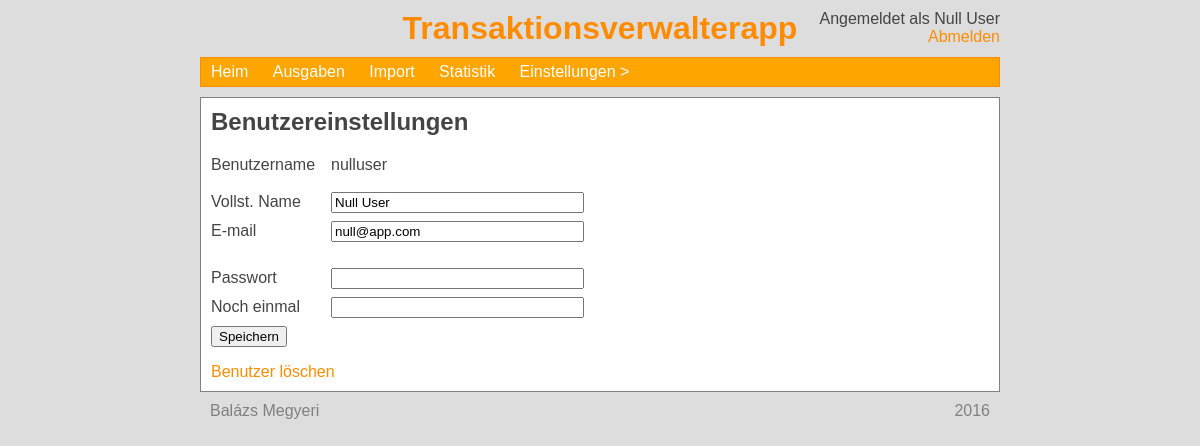
/set_user.php (signed in), run on the app's committed database.
### tables this page shows
CREATE TABLE `user` (
  `no` int(11) NOT NULL,
  `user` varchar(50) NOT NULL,
  `password` char(40) NOT NULL,
  `name` varchar(50) NOT NULL,
  `email` varchar(100) NOT NULL
);

### htdocs/set_user.php (the view, shortened to what this page needs)
<?php
include 'head.php';
echo '<h2>Benutzereinstellungen</h2>';
$mysqli->real_query("SELECT * FROM user WHERE no = $userNo LIMIT 1");
$result = $mysqli->use_result();
$user = $result->fetch_assoc();
echo "<form method='post'>";
echo "<label>Benutzername</label>$user[user]<br><br>";
echo "<label style='width:120px; margin-bottom:10px;'>Vollst. Name</label>";
echo "<input type='text' name='name' style='width:253px;' value='$user[name]'><br>";
echo "<label style='width:120px; margin-bottom:10px;'>E-mail</label>";
echo "<input type='text' name='email' style='width:253px;' value='$user[email]'><br><br>";
echo "<label style='width:120px; margin-bottom:10px;'>Passwort</label>";
echo "<input type='password' name='password1' style='width:253px;'><br>";
echo "<label style='width:120px; margin-bottom:10px;'>Noch einmal</label>";
echo "<input type='password' name='password2' style='width:253px;'><br>";
echo "<input type='submit' name='save' value='Speichern'>";
echo "</form>";
echo "<p><a href='/settings/user/delete'>Benutzer löschen</a></p>";
include 'foot.php';
?>

### htdocs/head.php (shortened to what this page needs)
<?php
include 'login.php';
$userNo = $_COOKIE['userNo'];
$mysqli->real_query(
    "SELECT *
    FROM user
    WHERE no = $userNo"
);
$result = $mysqli->use_result();
$row = $result->fetch_assoc();
$userName = $row['name'];
?>
<html>
<head>
    <link type="text/css" rel="stylesheet" href="/css/style.css">
    <link type="text/css" rel="stylesheet" href="/css/menu.css">
    <link type="text/css" rel="stylesheet" href="/css/alertbox.css">
</head>
<body>
    <div style="position:absolute; right:0px; text-align:right;">
        Angemeldet als <?php echo $userName; ?><br>
        <a href="/logout/">Abmelden</a>
    </div>
    <h1 id="title">Transaktionsverwalterapp</h1>
    <div id="menuBar"><nav><ul>
        <li><a href="/">Heim</a></li>
        <li><a href="/expenses">Ausgaben</a></li>
        <li><a href="/import">Import</a></li>
        <li><a href="/stats">Statistik</a></li>
        <li><a href="/settings">Einstellungen</a>
        </li>
    </ul></nav></div>
    <div id="main">

### htdocs/css/style.css (style rules this page uses)
body { background-color:#DDD; color: #444; width:800px; margin:auto; margin-top:10px; font-family: "Trebuchet MS", Helvetica, sans-serif; position:relative; }
div { overflow: auto; }
a { color: darkorange; text-decoration: none; }
div#main { background-color:white; border:1px solid grey; padding:10px; }
div#menuBar { background-color:orange; margin-bottom:10px; border:1px solid darkorange; overflow:visible; }
h1#title { color:darkorange; text-align: center; margin-bottom:10px; }
p:first-child, h1:first-child, h2:first-child, h3:first-child { margin-top:0; }
p:last-child, form:last-child { margin-bottom:0; }
label { display:inline-block; width:120px; }

### htdocs/css/menu.css (style rules this page uses)
nav ul { padding:0; margin:0; list-style: none; position: relative; }
nav ul li { display:inline-block; }
nav a, nav a:hover { display:block; padding:0 10px; color:#FFF; line-height: 28px; text-decoration:none; }
li > a:after { content: ' >'; }
li > a:only-child:after { content: ''; }

### data on the page
user: name "Null User", user "nulluser", email "null@app.com"
